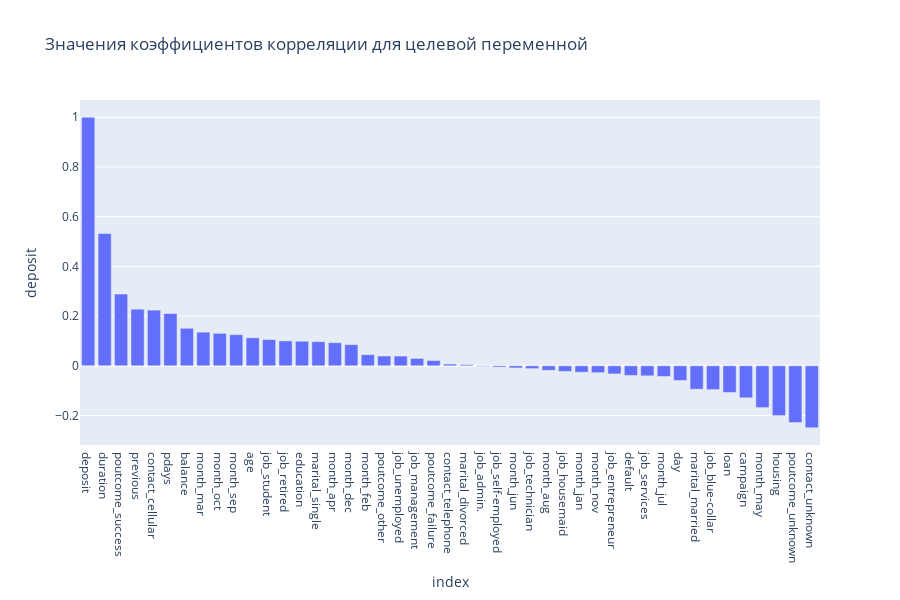

The notebook cell saved with this chart:
### Code cell
fig = px.bar(sort_corr, x='index', y='deposit',title = 'Значения коэффициентов корреляции для целевой переменной')
fig.update_layout(height=600, width=900)

fig.show()

### Figure 1 — Plotly figure (JSON) as saved in the notebook; plotly's stock layout.template omitted (floating-point values rounded to 4 significant figures)
{"data": [{"alignmentgroup": "True", "hovertemplate": "index=%{x}<br>deposit=%{y}<extra></extra>", "legendgroup": "", "marker": {"color": "#636efa", "pattern": {"shape": ""}}, "name": "", "offsetgroup": "", "orientation": "v", "showlegend": false, "textposition": "auto", "type": "bar", "x": ["deposit", "duration", "poutcome_success", "previous", "contact_cellular", "pdays", "balance", "month_mar", "month_oct", "month_sep", "age", "job_student", "job_retired", "education", "marital_single", "month_apr", "month_dec", "month_feb", "poutcome_other", "job_unemployed", "job_management", "poutcome_failure", "contact_telephone", "marital_divorced", "job_admin.", "job_self-employed", "month_jun", "job_technician", "month_aug", "job_housemaid", "month_jan", "month_nov", "job_entrepreneur", "default", "job_services", "month_jul", "day", "marital_married", "job_blue-collar", "loan", "campaign", "month_may", "housing", "poutcome_unknown", "contact_unknown"], "xaxis": "x", "y": [1, 0.5324, 0.2885, 0.2278, 0.2239, 0.2101, 0.1509, 0.1353, 0.1306, 0.1252, 0.1126, 0.1056, 0.1001, 0.09885, 0.09701, 0.09289, 0.08504, 0.04473, 0.03932, 0.0392, 0.02957, 0.02112, 0.007064, 0.004808, -0.001927, -0.005194, -0.008533, -0.01119, -0.01822, -0.02257, -0.02585, -0.02775, -0.03271, -0.03887, -0.04043, -0.04278, -0.05914, -0.09425, -0.09585, -0.1072, -0.1288, -0.1682, -0.2003, -0.2283, -0.2493], "yaxis": "y"}], "layout": {"barmode": "relative", "height": 600, "legend": {"tracegroupgap": 0}, "title": {"text": "Значения коэффициентов корреляции для целевой переменной"}, "width": 900, "xaxis": {"anchor": "y", "domain": [0, 1], "title": {"text": "index"}}, "yaxis": {"anchor": "x", "domain": [0, 1], "title": {"text": "deposit"}}}}
